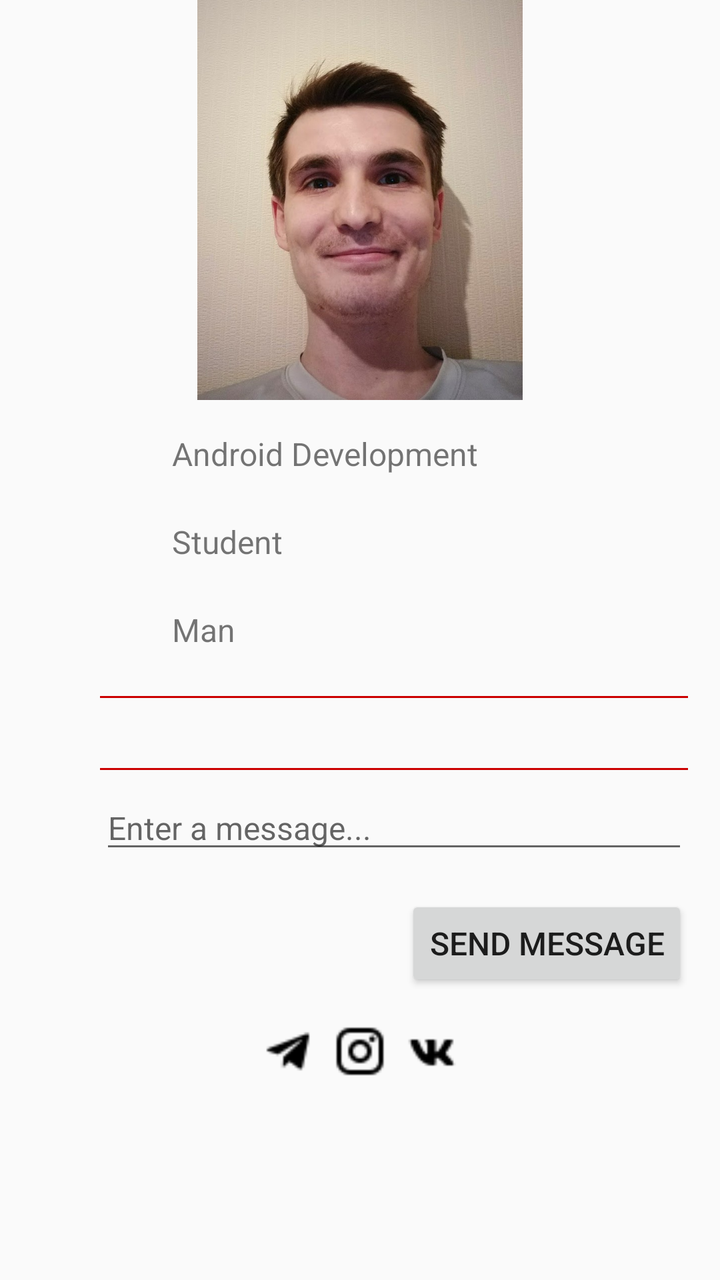
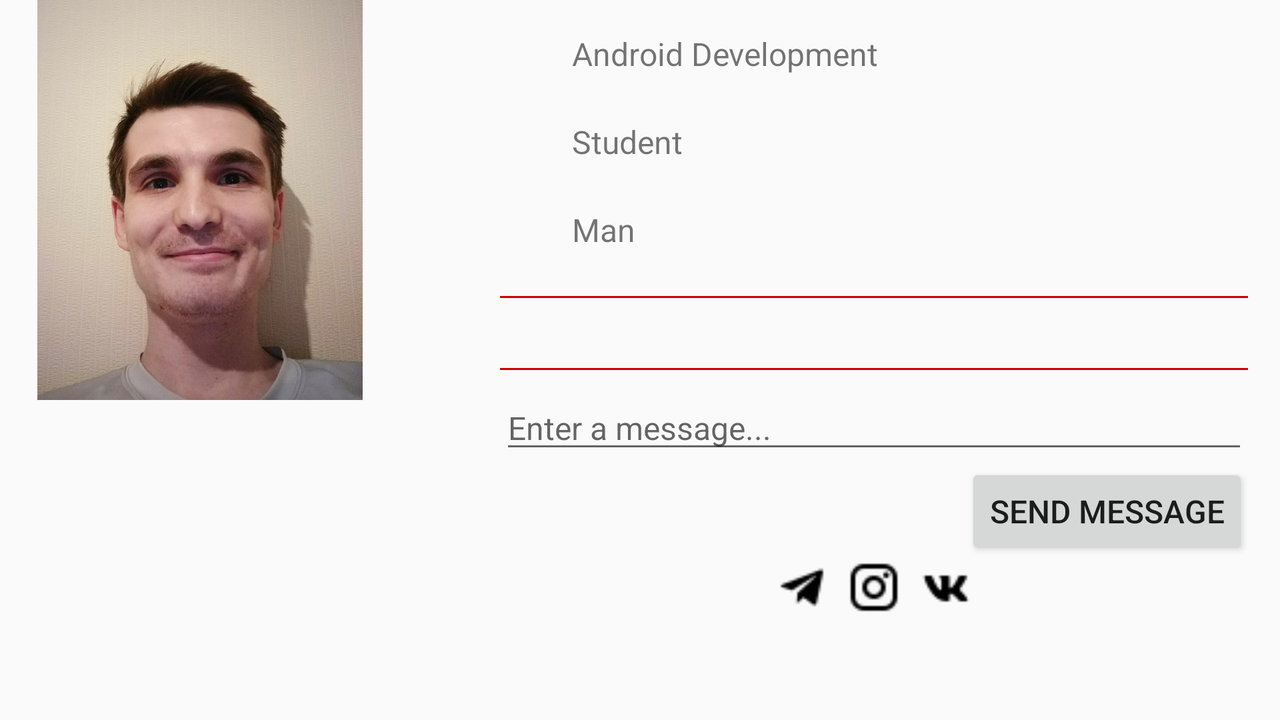

Two renders of one Android screen. The first uses the default layout on a phone; the second uses the alternative layout the repository ships for a different screen configuration, on a matching device. The two XML files are below.
<!-- AndroidManifest.xml: application theme AppTheme -->
<!-- res/layout/activity_main.xml -->
<?xml version="1.0" encoding="utf-8"?>
<LinearLayout xmlns:android="http://schemas.android.com/apk/res/android"
    xmlns:tools="http://schemas.android.com/tools"
    android:layout_width="match_parent"
    android:layout_height="match_parent"
    android:orientation="vertical"
    tools:context=".view.activities.AboutActivity">

    <ImageView
        android:layout_width="wrap_content"
        android:layout_height="200dp"
        android:src="@drawable/alex" />

    <LinearLayout
        android:layout_width="match_parent"
        android:layout_height="wrap_content"
        android:layout_marginStart="50dp"
        android:layout_marginTop="16dp"
        android:layout_marginEnd="16dp"
        android:layout_marginBottom="16dp"
        android:orientation="vertical">

        <LinearLayout
            android:layout_width="match_parent"
            android:layout_height="match_parent"
            android:layout_marginBottom="16dp"
            android:orientation="horizontal">

            <ImageView
                style="@style/description_photo"
                android:src="@mipmap/ic_launcher" />

            <TextView
                android:layout_width="match_parent"
                android:layout_height="wrap_content"
                android:text="@string/android_development"
                android:textSize="@dimen/description_text_size" />

        </LinearLayout>

        <LinearLayout
            android:layout_width="match_parent"
            android:layout_height="match_parent"
            android:layout_marginBottom="16dp"
            android:orientation="horizontal">

            <ImageView
                style="@style/description_photo"
                android:src="@mipmap/ic_launcher" />

            <TextView
                android:layout_width="match_parent"
                android:layout_height="wrap_content"
                android:text="@string/student"
                android:textSize="@dimen/description_text_size" />

        </LinearLayout>

        <LinearLayout
            android:layout_width="match_parent"
            android:layout_height="match_parent"
            android:layout_marginBottom="16dp"
            android:orientation="horizontal">

            <ImageView
                style="@style/description_photo"
                android:src="@mipmap/ic_launcher" />

            <TextView
                android:layout_width="match_parent"
                android:layout_height="wrap_content"
                android:text="@string/man"
                android:textSize="@dimen/description_text_size" />

        </LinearLayout>

        <View style="@style/separator" />

        <TextView
            android:layout_width="match_parent"
            android:layout_height="match_parent"
            android:paddingTop="8dp"
            android:paddingBottom="8dp"
            tools:text="@tools:sample/lorem" />

        <View
            style="@style/separator"
            android:layout_marginBottom="8dp" />

        <EditText
            android:layout_width="match_parent"
            android:layout_height="wrap_content"
            android:layout_marginBottom="16dp"
            android:hint="@string/enter_a_message"
            android:textSize="16sp" />

        <Button
            android:layout_width="wrap_content"
            android:layout_height="wrap_content"
            android:layout_gravity="end"
            android:text="@string/send_message"
            android:textSize="16sp" />

    </LinearLayout>

    <LinearLayout
        android:layout_width="wrap_content"
        android:layout_height="wrap_content"
        android:layout_gravity="center"
        android:orientation="horizontal">

        <ImageView
            android:id="@+id/telegram_iv"
            style="@style/social_image_view"
            android:src="@drawable/telegram" />

        <ImageView
            android:id="@+id/instagram_iv"
            style="@style/social_image_view"
            android:src="@drawable/instagram" />

        <ImageView
            android:id="@+id/vk_iv"
            android:layout_width="28dp"
            android:layout_height="28dp"
            android:src="@drawable/vk" />

    </LinearLayout>

</LinearLayout>
<!-- resources referenced by this layout -->
<resources>
  <dimen name="description_text_size">16sp</dimen>
  <!-- drawable alex: jpg bitmap (drawable, 151701 bytes) -->
  <!-- drawable instagram: png bitmap (drawable, 655 bytes) -->
  <!-- drawable telegram: png bitmap (drawable, 609 bytes) -->
  <!-- drawable vk: png bitmap (drawable, 583 bytes) -->
  <string name="android_development">Android Development</string>
  <string name="enter_a_message">Enter a message...</string>
  <string name="man">Man</string>
  <string name="send_message">send message</string>
  <string name="student">Student</string>
  <style name="description_photo">
          <item name="android:layout_width">28dp</item>
          <item name="android:layout_height">28dp</item>
          <item name="android:layout_marginEnd">8dp</item>
      </style>
  <style name="separator">
          <item name="android:layout_width">match_parent</item>
          <item name="android:layout_height">1dp</item>
          <item name="android:background">@android:color/holo_red_dark</item>
      </style>
  <style name="social_image_view">
          <item name="android:layout_width">28dp</item>
          <item name="android:layout_height">28dp</item>
          <item name="android:layout_marginEnd">8dp</item>
      </style>
  <style name="AppTheme" parent="Theme.AppCompat.Light">
          
          <item name="colorPrimary">@color/colorPrimary</item>
          <item name="colorPrimaryDark">@color/colorPrimaryDark</item>
          <item name="colorAccent">@color/colorAccent</item>
      </style>
  <color name="colorPrimary">#2b9b30</color>
  <color name="colorPrimaryDark">#1b6c21</color>
  <color name="colorAccent">#FFC107</color>
</resources>
<!-- res/layout-land/activity_main.xml (the repository's variant of the layout above) -->
<!-- drawn on the phone turned sideways -->
<?xml version="1.0" encoding="utf-8"?>
<LinearLayout xmlns:android="http://schemas.android.com/apk/res/android"
    xmlns:tools="http://schemas.android.com/tools"
    android:layout_width="match_parent"
    android:layout_height="match_parent"
    android:orientation="horizontal"
    tools:context=".view.activities.AboutActivity">

    <ImageView
        android:layout_width="200dp"
        android:layout_height="200dp"
        android:src="@drawable/alex" />

    <LinearLayout
        android:layout_width="match_parent"
        android:layout_height="wrap_content"
        android:layout_marginStart="50dp"
        android:layout_marginTop="16dp"
        android:layout_marginEnd="16dp"
        android:orientation="vertical">

        <LinearLayout
            android:layout_width="match_parent"
            android:layout_height="match_parent"
            android:layout_marginBottom="16dp"
            android:orientation="horizontal">

            <ImageView
                style="@style/description_photo"
                android:src="@mipmap/ic_launcher" />

            <TextView
                android:layout_width="match_parent"
                android:layout_height="wrap_content"
                android:text="@string/android_development"
                android:textSize="@dimen/description_text_size" />

        </LinearLayout>

        <LinearLayout
            android:layout_width="match_parent"
            android:layout_height="match_parent"
            android:layout_marginBottom="16dp"
            android:orientation="horizontal">

            <ImageView
                style="@style/description_photo"
                android:src="@mipmap/ic_launcher" />

            <TextView
                android:layout_width="match_parent"
                android:layout_height="wrap_content"
                android:text="@string/student"
                android:textSize="@dimen/description_text_size" />

        </LinearLayout>

        <LinearLayout
            android:layout_width="match_parent"
            android:layout_height="match_parent"
            android:layout_marginBottom="16dp"
            android:orientation="horizontal">

            <ImageView
                style="@style/description_photo"
                android:src="@mipmap/ic_launcher" />

            <TextView
                android:layout_width="match_parent"
                android:layout_height="wrap_content"
                android:text="@string/man"
                android:textSize="@dimen/description_text_size" />

        </LinearLayout>

        <View style="@style/separator" />

        <TextView
            android:layout_width="match_parent"
            android:layout_height="match_parent"
            android:paddingTop="8dp"
            android:paddingBottom="8dp"
            tools:text="@tools:sample/lorem" />

        <View
            style="@style/separator"
            android:layout_marginBottom="8dp" />

        <EditText
            android:layout_width="match_parent"
            android:layout_height="wrap_content"
            android:hint="@string/enter_a_message"
            android:textSize="16sp" />

        <Button
            android:layout_width="wrap_content"
            android:layout_height="wrap_content"
            android:layout_gravity="end"
            android:text="@string/send_message"
            android:textSize="16sp" />

        <LinearLayout
            android:layout_width="wrap_content"
            android:layout_height="wrap_content"
            android:layout_gravity="center"
            android:orientation="horizontal">

            <ImageView
                android:id="@+id/telegram_iv"
                style="@style/social_image_view"
                android:src="@drawable/telegram" />

            <ImageView
                android:id="@+id/instagram_iv"
                style="@style/social_image_view"
                android:src="@drawable/instagram" />

            <ImageView
                android:id="@+id/vk_iv"
                android:layout_width="28dp"
                android:layout_height="28dp"
                android:src="@drawable/vk" />

        </LinearLayout>

    </LinearLayout>


</LinearLayout>
